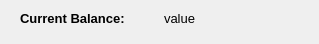
<?xml version="1.0" encoding="UTF-8"?>
<ui version="4.0">
 <class>checking_balance_window</class>
 <widget class="QDialog" name="checking_balance_window">
  <property name="geometry">
   <rect>
    <x>0</x>
    <y>0</y>
    <width>319</width>
    <height>44</height>
   </rect>
  </property>
  <property name="windowTitle">
   <string>Dialog</string>
  </property>
  <widget class="QWidget" name="">
   <property name="geometry">
    <rect>
     <x>20</x>
     <y>10</y>
     <width>281</width>
     <height>18</height>
    </rect>
   </property>
   <layout class="QHBoxLayout" name="horizontalLayout">
    <item>
     <widget class="QLabel" name="balance_label">
      <property name="text">
       <string>&lt;html&gt;&lt;head/&gt;&lt;body&gt;&lt;p&gt;&lt;span style=&quot; font-size:10pt; font-weight:600;&quot;&gt;Current Balance:&lt;/span&gt;&lt;/p&gt;&lt;/body&gt;&lt;/html&gt;</string>
      </property>
     </widget>
    </item>
    <item>
     <widget class="QLabel" name="label_2">
      <property name="text">
       <string>&lt;html&gt;&lt;head/&gt;&lt;body&gt;&lt;p&gt;&lt;span style=&quot; font-size:10pt;&quot;&gt;value&lt;/span&gt;&lt;/p&gt;&lt;/body&gt;&lt;/html&gt;</string>
      </property>
     </widget>
    </item>
   </layout>
  </widget>
 </widget>
 <resources/>
 <connections/>
</ui>
